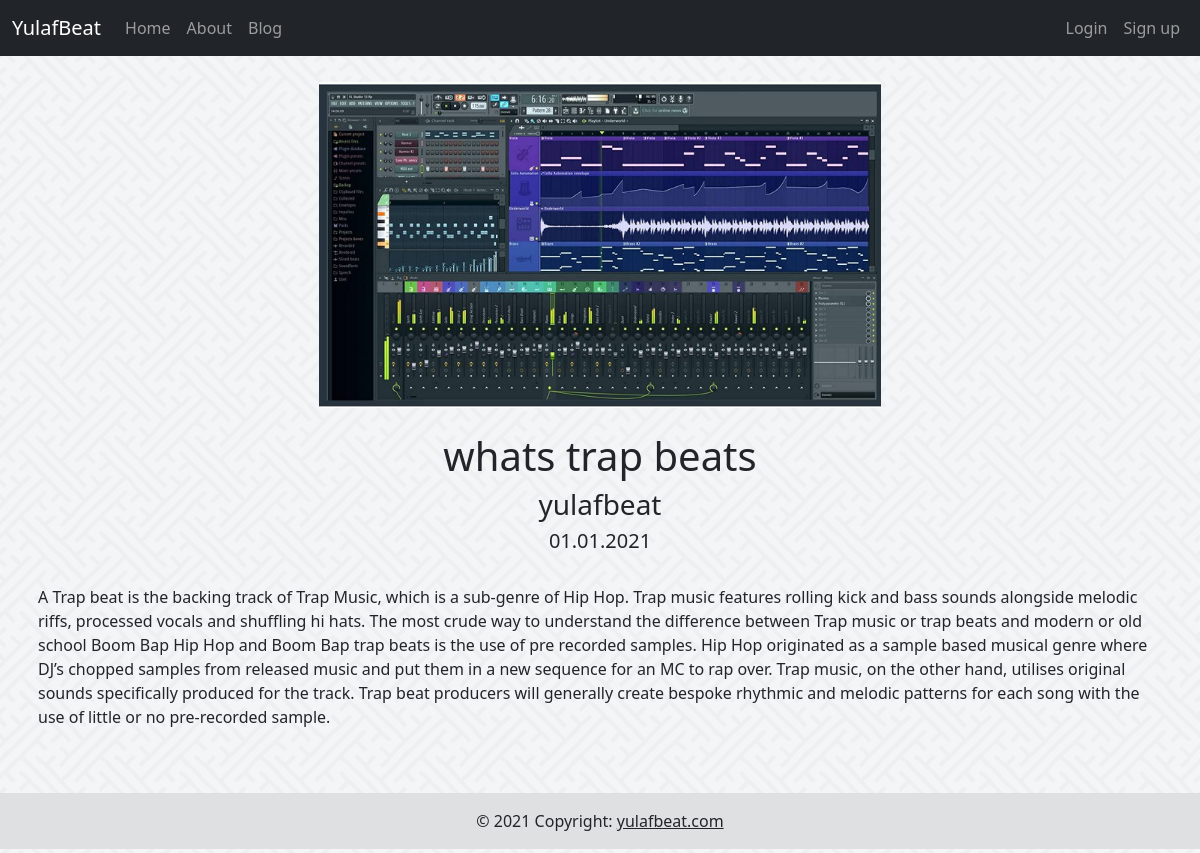
The app's page /blog/2/ with its own data.
### blogapp/models.py (models this page shows, shortened)
class Post(models.Model):
    title = models.CharField(max_length=200)
    author = models.CharField(max_length=50)
    text = HTMLField()
    pub_date = models.CharField(max_length=20, default='01.01.2021')
    post_image = models.ImageField(upload_to="static/uploads", default="-")

### blogapp/views.py (the view)
# urls.py: path('<int:pk>/', PostView.as_view(), name="post" ),
class PostView(DetailView):
    template_name = 'post.html'
    model = Post

### templates/post.html (shortened to what this page needs)
{% extends 'base.html' %}
{% block content %}
<div class="m-3">
    <div class = "container-fluid">
        <div class="text-center">
        <img src="{{ post.post_image.url }}" alt="-" style="width: 50%; height: 50%;">
        <br><br>
        <h1>{{ post.title }}</h1>
        <h3>{{ post.author }}</h3>
        <h5>{{ post.pub_date }}</h5>
        <br>
    </div>
         <a>{{ post.text|safe }}</a>
        </div>
        <br>
        <br>
</div>
{% endblock %}

### templates/base.html (shortened to what this page needs)
<!DOCTYPE html>
{% load static %}
<html lang="en">
<head>
  <link href="https://cdn.jsdelivr.net/npm/bootstrap@5.0.2/dist/css/bootstrap.min.css" rel="stylesheet">
  <link rel="stylesheet" type="text/css" href="{% static '/css/style.css' %}" />
</head>
<body>
    <div id="container">
  <div class="m-0">
    <nav class="navbar navbar-expand-lg navbar-dark bg-dark">
        <div class="container-fluid">
            <a href="{% url 'homepage' %}" class="navbar-brand">YulafBeat</a>
            <div class="collapse navbar-collapse" id="navbarCollapse">
                <div class="navbar-nav nav-item">
                    <a href="{% url 'homepage' %}" class="nav-item nav-link">Home</a>
                    <a href="{% url 'about' %}" class="nav-item nav-link">About</a>
                    <a href="{% url 'blog' %}" class="nav-item nav-link">Blog</a>
                </div>
                <div class="navbar-nav ms-auto">
                  {% if user.is_authenticated %}
                    <a class="nav-link" href="#">Welcome, {{user.username}}</a>
                    <a class="nav-link" href="/logout">Logout</a>
                  {% else %}
                    <a href="/login" class="nav-item nav-link">Login</a>
                    <a href="/register" class="nav-item nav-link">Sign up</a>
                  {% endif %}
                </div>
            </div>
        </div>
    </nav>
  </div>
<div id="body">
{% block content %}
{% endblock %}
</div>
<div id="footer">
   <footer class="bg-light text-center text-lg-start">
    <div class="text-center p-3" style="background-color: rgba(0, 0, 0, 0.1);">
      © 2021 Copyright:
      <a class="text-dark" href="/yulafbeat.com/">yulafbeat.com</a>
    </div>
  </footer>
</div>
</div>
</body>
</html>

### static/css/style.css (style rules this page uses)
html, body { background-color: white; background-image: url(/static/images/bk.png); margin:0; padding:0; height:100%; }
#container { min-height:100%; position:relative; }
#body { padding:10px; padding-bottom:60px; }
#footer { position:absolute; bottom:0; width:100%; height:60px; }

### records on screen
Post: post_image (picture), title "whats trap beats", author "yulafbeat", pub_date "01.01.2021", text "A Trap beat is the backing track of Trap Music, which is a sub-genre of Hip Hop. Trap music features rolling kick and bass sounds alongside melodic riffs, processed vocals and shuffling hi hats. The most crude way to understand the difference between Trap music or trap beats and modern or old school Boom Bap Hip Hop and Boom Bap trap beats is the use of pre recorded samples. Hip Hop originated as a sample based musical genre where DJ’s chopped samples from released music and put them in a new sequence for an MC to rap over. Trap music, on the other hand, utilises original sounds specifically produced for the track. Trap beat producers will generally create bespoke rhythmic and melodic…"
